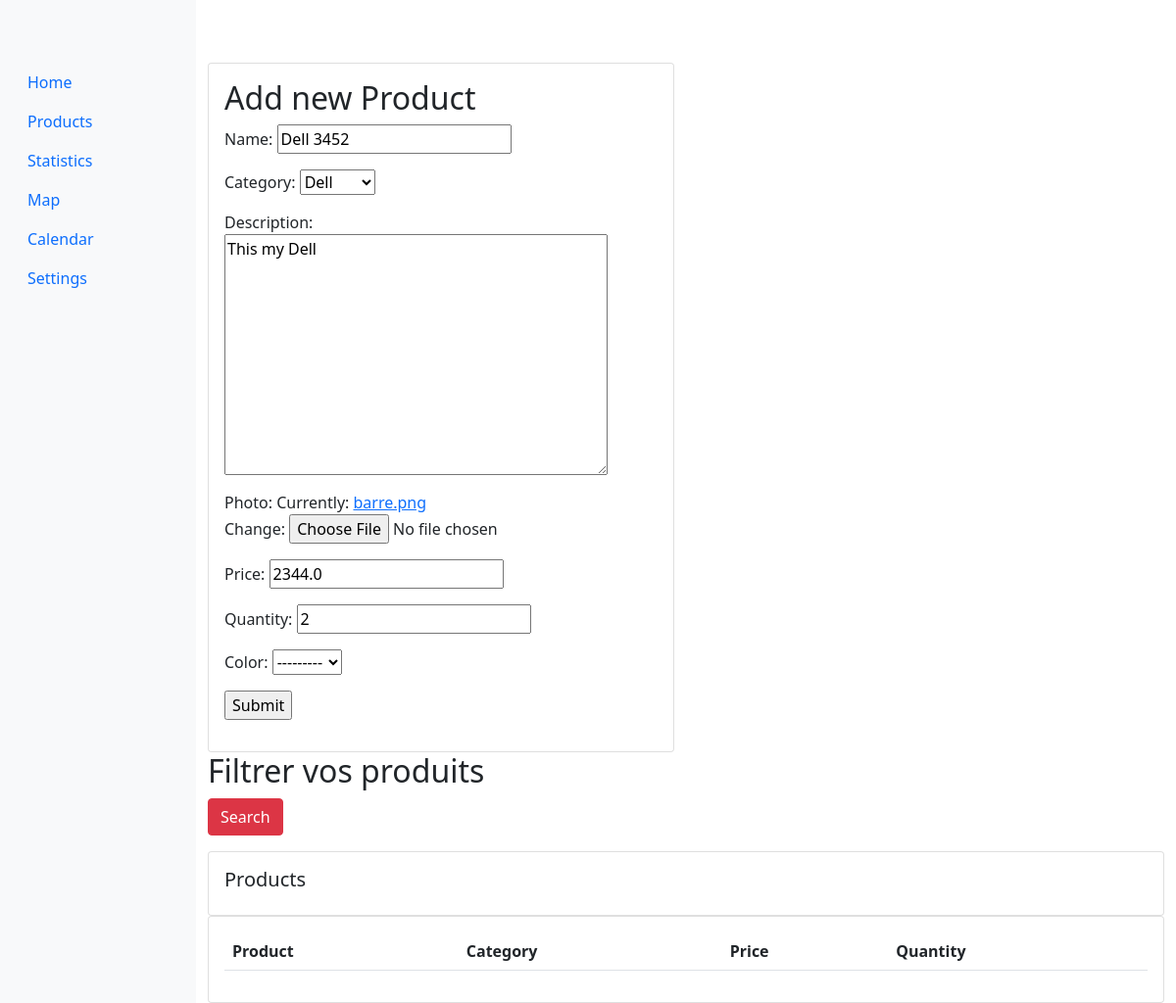
The app's page /update_product/1/ with its own data.
### main/models.py (models this page shows, shortened)
class Product(models.Model):
    name = models.CharField(max_length=100)
    category = models.ForeignKey(
        Category, related_name='categories', on_delete=models.CASCADE)
    description = models.TextField()
    photo = models.ImageField()
    price = models.FloatField(default=0)
    quantity = models.PositiveIntegerField(null=True)
    good_rates = models.PositiveIntegerField(default=0)
    bad_rates = models.PositiveIntegerField(default=0)
    rates = models.PositiveIntegerField(default=0)
    color = models.CharField(max_length=50, choices=COLORS, blank=True)

class Category(models.Model):
    category = models.CharField(max_length=50, unique=True)
    def __str__(self):
        return self.category

### dashboard_seller/views.py (the view)
# urls.py: path('update_product/<str:pk>/', views.update_product, name="update_product"),
def update_product(request, pk):
    product = Product.objects.get(id=pk)
    form = CreateProductForm(instance=product)
    if request.method == 'POST':
        form = CreateProductForm(request.POST, instance=product)
        if form.is_valid():
            form.save()
            return redirect('prod')
    context = {'form': form}
    return render(request, 'dashboard_seller/products.html', context)

### main/forms.py
class CreateProductForm(forms.ModelForm):
    class Meta:
        model = Product
        fields = ['name', 'category', 'description',
                  'photo', 'price', 'quantity', 'color']

### templates/dashboard_seller/products.html (shortened to what this page needs)
{% extends 'dashboard_seller/dashboard.html' %}
{% block content %}
<div class="row">
    <div class="col-md-6">
        <div class="card card-body">
            <h2>Add new Product</h2>
           <form method="POST" action="" enctype="multipart/form-data">
                {{form.as_p}}
                <input type="submit" name="Submit">
            </form>
        </div>
    </div>
</div>
<div>
    <form method="GET">
        <h2>Filtrer vos produits </h2>
        <button type="Submit" class="btn btn-danger">Search</button>
    </form>
</div>
<div class="row">
    <div class="col-md">
        <div class="card card-body">
            <h5>Products</h5>
        </div>
        <div class="card card-body">
            <table class="table">
                <tr>
                    <th>Product</th>
                    <th>Category</th>
                    <th>Price</th>
                    <th>Quantity</th>
                </tr>
            </table>
        </div>
    </div>
</div>
{% endblock %}

### templates/dashboard_seller/dashboard.html (style rules this page uses)
.card { overflow: hidden; }

### records on screen
Product: name "Dell 3452", description "This my Dell", price "2344.0", quantity "2", color "---------"
Category: category "Dell"
